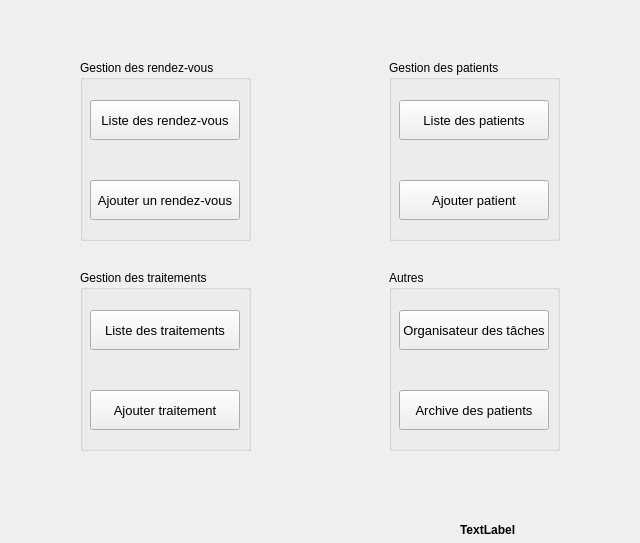
<?xml version="1.0" encoding="UTF-8"?>
<ui version="4.0">
 <class>principal</class>
 <widget class="QDialog" name="principal">
  <property name="geometry">
   <rect>
    <x>0</x>
    <y>0</y>
    <width>640</width>
    <height>543</height>
   </rect>
  </property>
  <property name="windowTitle">
   <string>Dialog</string>
  </property>
  <widget class="QGroupBox" name="groupBox">
   <property name="geometry">
    <rect>
     <x>389</x>
     <y>60</y>
     <width>171</width>
     <height>181</height>
    </rect>
   </property>
   <property name="title">
    <string>Gestion des patients</string>
   </property>
   <widget class="QPushButton" name="pushButton_a">
    <property name="geometry">
     <rect>
      <x>10</x>
      <y>40</y>
      <width>150</width>
      <height>40</height>
     </rect>
    </property>
    <property name="font">
     <font>
      <pointsize>10</pointsize>
     </font>
    </property>
    <property name="text">
     <string>Liste des patients</string>
    </property>
    <property name="autoDefault">
     <bool>false</bool>
    </property>
    <property name="default">
     <bool>false</bool>
    </property>
    <property name="flat">
     <bool>false</bool>
    </property>
   </widget>
   <widget class="QPushButton" name="pushButton_c">
    <property name="geometry">
     <rect>
      <x>10</x>
      <y>120</y>
      <width>150</width>
      <height>40</height>
     </rect>
    </property>
    <property name="font">
     <font>
      <pointsize>10</pointsize>
     </font>
    </property>
    <property name="text">
     <string>Ajouter patient</string>
    </property>
    <property name="autoDefault">
     <bool>false</bool>
    </property>
   </widget>
  </widget>
  <widget class="QGroupBox" name="groupBox_2">
   <property name="geometry">
    <rect>
     <x>80</x>
     <y>270</y>
     <width>171</width>
     <height>181</height>
    </rect>
   </property>
   <property name="title">
    <string>Gestion des traitements</string>
   </property>
   <widget class="QPushButton" name="pushButton_d">
    <property name="geometry">
     <rect>
      <x>10</x>
      <y>120</y>
      <width>150</width>
      <height>40</height>
     </rect>
    </property>
    <property name="font">
     <font>
      <pointsize>10</pointsize>
     </font>
    </property>
    <property name="text">
     <string>Ajouter traitement</string>
    </property>
    <property name="autoDefault">
     <bool>false</bool>
    </property>
   </widget>
   <widget class="QPushButton" name="pushButton_b">
    <property name="geometry">
     <rect>
      <x>10</x>
      <y>40</y>
      <width>150</width>
      <height>40</height>
     </rect>
    </property>
    <property name="font">
     <font>
      <pointsize>10</pointsize>
     </font>
    </property>
    <property name="text">
     <string>Liste des traitements</string>
    </property>
    <property name="autoDefault">
     <bool>false</bool>
    </property>
   </widget>
  </widget>
  <widget class="QGroupBox" name="groupBox_3">
   <property name="geometry">
    <rect>
     <x>389</x>
     <y>270</y>
     <width>171</width>
     <height>181</height>
    </rect>
   </property>
   <property name="title">
    <string>Autres</string>
   </property>
   <widget class="QPushButton" name="pushButton_e">
    <property name="geometry">
     <rect>
      <x>10</x>
      <y>120</y>
      <width>150</width>
      <height>40</height>
     </rect>
    </property>
    <property name="font">
     <font>
      <pointsize>10</pointsize>
     </font>
    </property>
    <property name="text">
     <string>Archive des patients</string>
    </property>
    <property name="autoDefault">
     <bool>false</bool>
    </property>
   </widget>
   <widget class="QPushButton" name="pushButton_g">
    <property name="geometry">
     <rect>
      <x>10</x>
      <y>40</y>
      <width>150</width>
      <height>40</height>
     </rect>
    </property>
    <property name="font">
     <font>
      <pointsize>10</pointsize>
     </font>
    </property>
    <property name="text">
     <string>Organisateur des tâches</string>
    </property>
    <property name="autoDefault">
     <bool>false</bool>
    </property>
   </widget>
   <zorder>pushButton_g</zorder>
   <zorder>pushButton_e</zorder>
  </widget>
  <widget class="QGroupBox" name="groupBox_4">
   <property name="geometry">
    <rect>
     <x>80</x>
     <y>60</y>
     <width>171</width>
     <height>181</height>
    </rect>
   </property>
   <property name="title">
    <string>Gestion des rendez-vous</string>
   </property>
   <widget class="QPushButton" name="pushButton_f">
    <property name="geometry">
     <rect>
      <x>10</x>
      <y>120</y>
      <width>150</width>
      <height>40</height>
     </rect>
    </property>
    <property name="font">
     <font>
      <pointsize>10</pointsize>
     </font>
    </property>
    <property name="text">
     <string>Ajouter un rendez-vous</string>
    </property>
    <property name="autoDefault">
     <bool>false</bool>
    </property>
   </widget>
   <widget class="QPushButton" name="pushButton">
    <property name="geometry">
     <rect>
      <x>10</x>
      <y>40</y>
      <width>150</width>
      <height>40</height>
     </rect>
    </property>
    <property name="font">
     <font>
      <pointsize>10</pointsize>
     </font>
    </property>
    <property name="text">
     <string>Liste des rendez-vous</string>
    </property>
    <property name="autoDefault">
     <bool>false</bool>
    </property>
   </widget>
  </widget>
  <widget class="QLabel" name="label">
   <property name="geometry">
    <rect>
     <x>460</x>
     <y>520</y>
     <width>181</width>
     <height>20</height>
    </rect>
   </property>
   <property name="font">
    <font>
     <pointsize>9</pointsize>
     <weight>75</weight>
     <bold>true</bold>
    </font>
   </property>
   <property name="text">
    <string>TextLabel</string>
   </property>
  </widget>
 </widget>
 <tabstops>
  <tabstop>pushButton</tabstop>
  <tabstop>pushButton_f</tabstop>
  <tabstop>pushButton_a</tabstop>
  <tabstop>pushButton_c</tabstop>
  <tabstop>pushButton_b</tabstop>
  <tabstop>pushButton_d</tabstop>
  <tabstop>pushButton_g</tabstop>
  <tabstop>pushButton_e</tabstop>
 </tabstops>
 <resources/>
 <connections/>
</ui>
